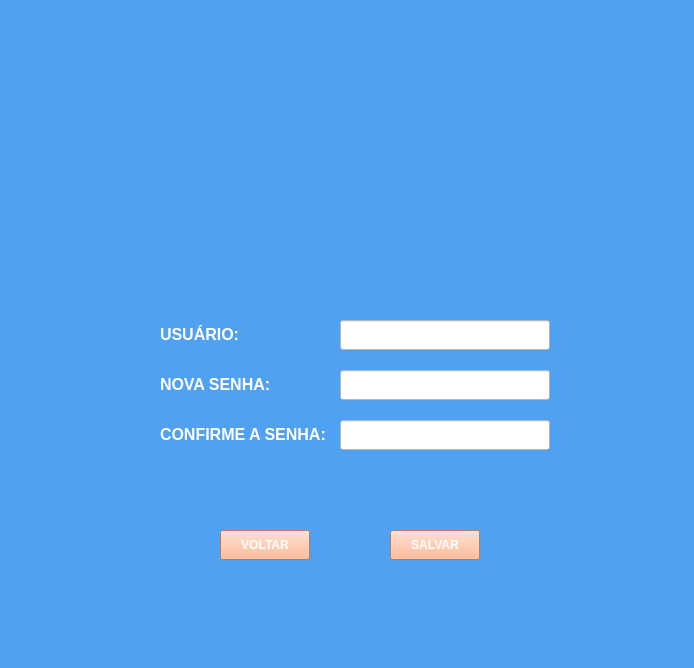
<?xml version="1.0" encoding="UTF-8"?>
<ui version="4.0">
 <class>MainWindow</class>
 <widget class="QMainWindow" name="MainWindow">
  <property name="geometry">
   <rect>
    <x>0</x>
    <y>0</y>
    <width>694</width>
    <height>668</height>
   </rect>
  </property>
  <property name="windowTitle">
   <string>Redefinir Acesso</string>
  </property>
  <property name="styleSheet">
   <string notr="true">background-color: rgb(80, 161, 241);
</string>
  </property>
  <widget class="QWidget" name="centralwidget">
   <widget class="QLabel" name="label">
    <property name="geometry">
     <rect>
      <x>180</x>
      <y>20</y>
      <width>347</width>
      <height>251</height>
     </rect>
    </property>
    <property name="text">
     <string/>
    </property>
    <property name="pixmap">
     <pixmap>LOGO COM NOME EMBAIXO.png</pixmap>
    </property>
    <property name="scaledContents">
     <bool>true</bool>
    </property>
   </widget>
   <widget class="QLabel" name="label_2">
    <property name="geometry">
     <rect>
      <x>160</x>
      <y>320</y>
      <width>180</width>
      <height>30</height>
     </rect>
    </property>
    <property name="styleSheet">
     <string notr="true">color: rgb(255, 255, 255);</string>
    </property>
    <property name="text">
     <string>&lt;html&gt;&lt;head/&gt;&lt;body&gt;&lt;p&gt;&lt;span style=&quot; font-size:12pt; font-weight:600; color:#ffffff;&quot;&gt;USUÁRIO:&lt;/span&gt;&lt;/p&gt;&lt;/body&gt;&lt;/html&gt;</string>
    </property>
   </widget>
   <widget class="QLabel" name="label_3">
    <property name="geometry">
     <rect>
      <x>160</x>
      <y>370</y>
      <width>180</width>
      <height>30</height>
     </rect>
    </property>
    <property name="styleSheet">
     <string notr="true">color: rgb(255, 255, 255);</string>
    </property>
    <property name="text">
     <string>&lt;html&gt;&lt;head/&gt;&lt;body&gt;&lt;p&gt;&lt;span style=&quot; font-size:12pt; font-weight:600; color:#ffffff;&quot;&gt;NOVA SENHA:&lt;/span&gt;&lt;/p&gt;&lt;/body&gt;&lt;/html&gt;</string>
    </property>
   </widget>
   <widget class="QLabel" name="label_4">
    <property name="geometry">
     <rect>
      <x>160</x>
      <y>420</y>
      <width>180</width>
      <height>30</height>
     </rect>
    </property>
    <property name="styleSheet">
     <string notr="true">color: rgb(255, 255, 255);
</string>
    </property>
    <property name="text">
     <string>&lt;html&gt;&lt;head/&gt;&lt;body&gt;&lt;p&gt;&lt;span style=&quot; font-size:12pt; font-weight:600;&quot;&gt;CONFIRME A SENHA:&lt;/span&gt;&lt;/p&gt;&lt;/body&gt;&lt;/html&gt;</string>
    </property>
   </widget>
   <widget class="QLineEdit" name="edt_usuario">
    <property name="geometry">
     <rect>
      <x>340</x>
      <y>320</y>
      <width>210</width>
      <height>30</height>
     </rect>
    </property>
    <property name="styleSheet">
     <string notr="true">background-color: rgb(255, 255, 255);</string>
    </property>
   </widget>
   <widget class="QLineEdit" name="edt_nova_senha">
    <property name="geometry">
     <rect>
      <x>340</x>
      <y>370</y>
      <width>210</width>
      <height>30</height>
     </rect>
    </property>
    <property name="styleSheet">
     <string notr="true">background-color: rgb(255, 255, 255);</string>
    </property>
   </widget>
   <widget class="QLineEdit" name="edt_confirme_senha">
    <property name="geometry">
     <rect>
      <x>340</x>
      <y>420</y>
      <width>210</width>
      <height>30</height>
     </rect>
    </property>
    <property name="styleSheet">
     <string notr="true">background-color: rgb(255, 255, 255);</string>
    </property>
   </widget>
   <widget class="QPushButton" name="pushButton">
    <property name="geometry">
     <rect>
      <x>220</x>
      <y>530</y>
      <width>90</width>
      <height>30</height>
     </rect>
    </property>
    <property name="font">
     <font>
      <pointsize>9</pointsize>
      <weight>75</weight>
      <bold>true</bold>
     </font>
    </property>
    <property name="styleSheet">
     <string notr="true">color: rgb(255, 255, 255);
background-color: rgb(255, 170, 127);</string>
    </property>
    <property name="text">
     <string>VOLTAR</string>
    </property>
   </widget>
   <widget class="QPushButton" name="pushButton_2">
    <property name="geometry">
     <rect>
      <x>390</x>
      <y>530</y>
      <width>90</width>
      <height>30</height>
     </rect>
    </property>
    <property name="font">
     <font>
      <pointsize>9</pointsize>
      <weight>75</weight>
      <bold>true</bold>
     </font>
    </property>
    <property name="styleSheet">
     <string notr="true">color: rgb(255, 255, 255);
background-color: rgb(255, 170, 127);</string>
    </property>
    <property name="text">
     <string>SALVAR</string>
    </property>
   </widget>
  </widget>
  <widget class="QMenuBar" name="menubar">
   <property name="geometry">
    <rect>
     <x>0</x>
     <y>0</y>
     <width>694</width>
     <height>21</height>
    </rect>
   </property>
  </widget>
  <widget class="QStatusBar" name="statusbar"/>
 </widget>
 <resources/>
 <connections/>
</ui>
